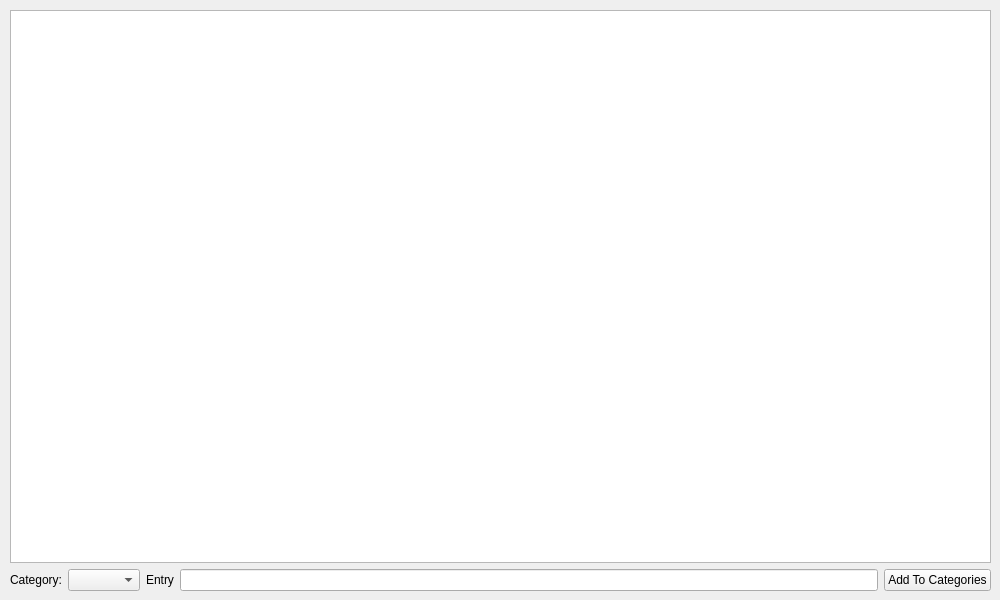
<?xml version="1.0" encoding="UTF-8"?>
<ui version="4.0">
 <class>Form</class>
 <widget class="QWidget" name="Form">
  <property name="geometry">
   <rect>
    <x>0</x>
    <y>0</y>
    <width>1000</width>
    <height>600</height>
   </rect>
  </property>
  <property name="windowTitle">
   <string>Form</string>
  </property>
  <widget class="QWidget" name="verticalLayoutWidget">
   <property name="geometry">
    <rect>
     <x>10</x>
     <y>10</y>
     <width>981</width>
     <height>581</height>
    </rect>
   </property>
   <layout class="QVBoxLayout" name="verticalLayout">
    <item>
     <widget class="QTableView" name="tableView">
      <attribute name="horizontalHeaderCascadingSectionResizes">
       <bool>true</bool>
      </attribute>
     </widget>
    </item>
    <item>
     <layout class="QHBoxLayout" name="horizontalLayout">
      <item>
       <widget class="QLabel" name="CategoryLabel">
        <property name="text">
         <string>Category:</string>
        </property>
       </widget>
      </item>
      <item>
       <widget class="QComboBox" name="CategoryComboBox"/>
      </item>
      <item>
       <widget class="QLabel" name="EntryLabel">
        <property name="text">
         <string>Entry</string>
        </property>
       </widget>
      </item>
      <item>
       <widget class="QLineEdit" name="EntryLineEdit"/>
      </item>
      <item>
       <widget class="QPushButton" name="buttonAddToCategories">
        <property name="text">
         <string>Add To Categories</string>
        </property>
       </widget>
      </item>
     </layout>
    </item>
   </layout>
  </widget>
 </widget>
 <resources/>
 <connections/>
</ui>
